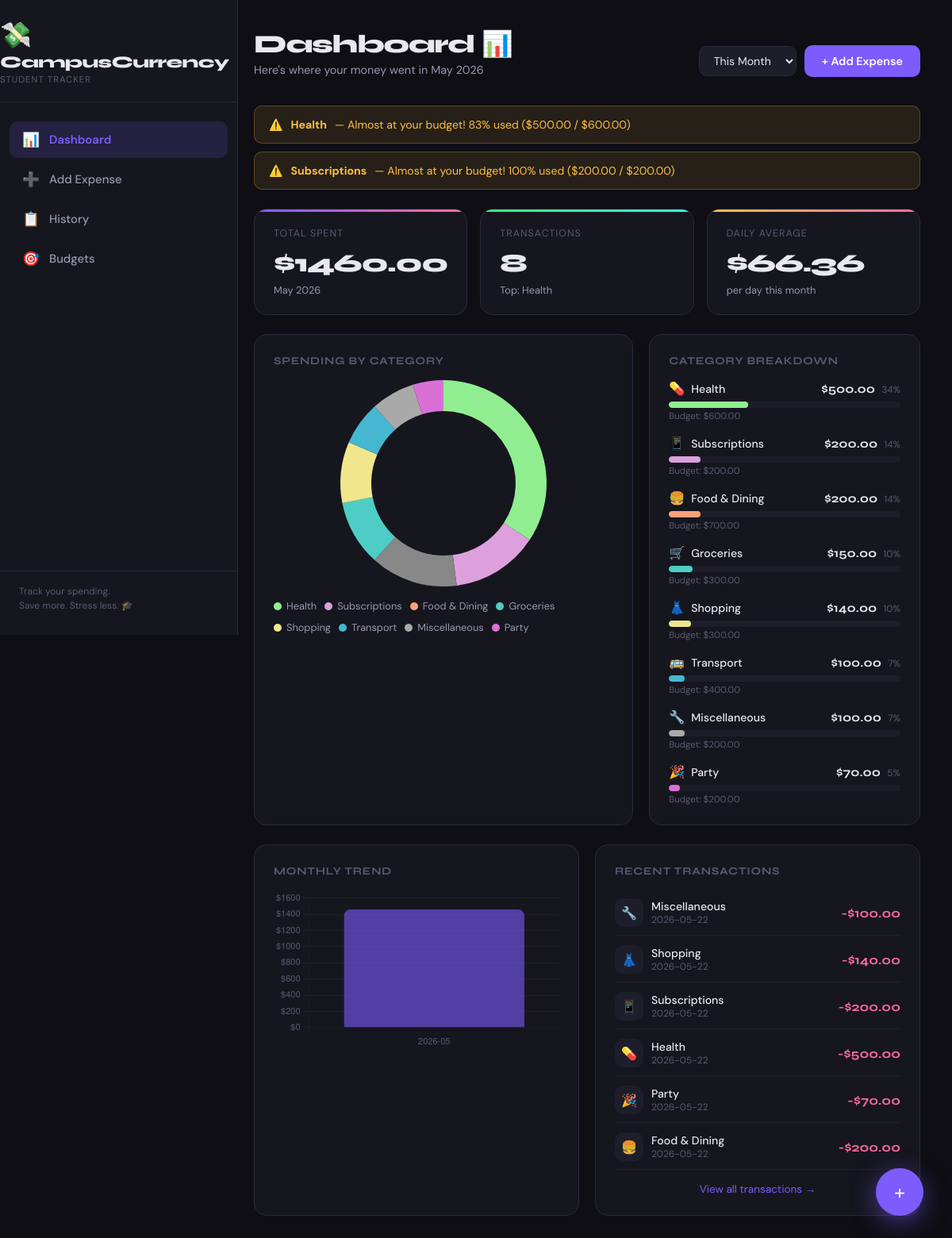
The page / on the database its author committed.
### tables this page shows
CREATE TABLE budgets (
            category      TEXT PRIMARY KEY,
            monthly_limit REAL NOT NULL
        );

CREATE TABLE expenses (
            id        INTEGER PRIMARY KEY AUTOINCREMENT,
            amount    REAL    NOT NULL,
            category  TEXT    NOT NULL,
            note      TEXT,
            date      TEXT    NOT NULL,
            created   TEXT    NOT NULL DEFAULT (datetime('now'))
        );

### app.py (the view)
@app.route("/")
def index():
    month = request.args.get("month", current_month())
    available_months = db.get_available_months()
    total = db.get_monthly_total(month)
    cat_totals = db.get_category_totals(month)
    recent = db.get_recent_expenses(8)
    trend = db.get_monthly_trend(6)
    budgets = db.get_budgets()
    alerts = []
    for ct in cat_totals:
        limit = budgets.get(ct["category"])
        if limit and ct["total"] > limit * 0.8:
            pct = int(ct["total"] / limit * 100)
            alerts.append({
                "category": ct["category"],
                "spent": ct["total"],
                "limit": limit,
                "pct": pct,
                "over": ct["total"] > limit,
            })
    return render_template(
        "index.html",
        month=month,
        month_label=month_label(month),
        available_months=available_months,
        total=total,
        cat_totals=cat_totals,
        recent=recent,
        trend=trend,
        budgets=budgets,
        alerts=alerts,
    )

### app.py (called while the page is built)
def current_month():
    return datetime.now().strftime("%Y-%m")

def month_label(ym: str) -> str:
    try:
        return datetime.strptime(ym, "%Y-%m").strftime("%B %Y")
    except Exception:
        return ym

@app.context_processor
def inject_globals():
    return {
        "categories": db.CATEGORIES,
        "category_colors": db.CATEGORY_COLORS,
        "now": datetime.now(),
    }

### database.py (called while the page is built)
def get_connection():
    conn = sqlite3.connect(DB_PATH)
    conn.row_factory = sqlite3.Row
    return conn

def get_recent_expenses(limit: int = 8):
    conn = get_connection()
    rows = conn.execute(
        "SELECT * FROM expenses ORDER BY date DESC, created DESC LIMIT ?", (limit,)
    ).fetchall()
    conn.close()
    return rows

def get_monthly_total(month: str) -> float:
    conn = get_connection()
    result = conn.execute(
        "SELECT COALESCE(SUM(amount), 0) FROM expenses WHERE strftime('%Y-%m', date) = ?",
        (month,),
    ).fetchone()[0]
    conn.close()
    return result

def get_category_totals(month: str) -> list[dict]:
    conn = get_connection()
    rows = conn.execute(
        """SELECT category, SUM(amount) as total
           FROM expenses
           WHERE strftime('%Y-%m', date) = ?
           GROUP BY category
           ORDER BY total DESC""",
        (month,),
    ).fetchall()
    conn.close()
    return [{"category": r["category"], "total": r["total"]} for r in rows]

def get_monthly_trend(months: int = 6) -> list[dict]:
    conn = get_connection()
    rows = conn.execute(
        """SELECT strftime('%Y-%m', date) as month, SUM(amount) as total
           FROM expenses
           GROUP BY month
           ORDER BY month DESC
           LIMIT ?""",
        (months,),
    ).fetchall()
    conn.close()
    return [{"month": r["month"], "total": r["total"]} for r in reversed(rows)]

def get_available_months() -> list[str]:
    conn = get_connection()
    rows = conn.execute(
        "SELECT DISTINCT strftime('%Y-%m', date) as month FROM expenses ORDER BY month DESC"
    ).fetchall()
    conn.close()
    return [r["month"] for r in rows]

def get_budgets() -> dict:
    conn = get_connection()
    rows = conn.execute("SELECT * FROM budgets").fetchall()
    conn.close()
    return {r["category"]: r["monthly_limit"] for r in rows}

### templates/index.html (shortened to what this page needs)
{% extends "base.html" %}
{% block content %}
<div class="page-header">
  <div>
    <div class="page-title">Dashboard 📊</div>
    <div class="page-subtitle">Here's where your money went in {{ month_label }}</div>
  </div>
  <div style="display:flex;gap:10px;align-items:center">
    <select class="month-select" onchange="location.href='/?month='+this.value">
      <option value="{{ now.strftime('%Y-%m') }}" {% if month == now.strftime('%Y-%m') %}selected{% endif %}>
        This Month
      </option>
    </select>
    <a href="{{ url_for('add') }}" class="btn btn-primary">+ Add Expense</a>
  </div>
</div>
{% if alerts %}
<div style="margin-bottom:24px">
  {% for a in alerts %}
  <div class="alert {{ 'alert-danger' if a.over else 'alert-warning' }}">
    {{ '🚨' if a.over else '⚠️' }}
    <strong>{{ a.category }}</strong> —
    {% if a.over %}
      You're over budget! Spent ${{ '%.2f'|format(a.spent) }} / ${{ '%.2f'|format(a.limit) }} limit
    {% else %}
      Almost at your budget! {{ a.pct }}% used (${{ '%.2f'|format(a.spent) }} / ${{ '%.2f'|format(a.limit) }})
    {% endif %}
  </div>
  {% endfor %}
</div>
{% endif %}
<div class="grid-3" style="margin-bottom:24px">
  <div class="stat-card" style="--accent-grad: linear-gradient(90deg, #7c5cfc, #ff6b9d)">
    <div class="stat-label">Total Spent</div>
    <div class="stat-value">${{ '%.2f'|format(total) }}</div>
    <div class="stat-meta">{{ month_label }}</div>
  </div>
  <div class="stat-card" style="--accent-grad: linear-gradient(90deg, #43e97b, #38f9d7)">
    <div class="stat-label">Transactions</div>
    <div class="stat-value">{{ recent|length if month == now.strftime('%Y-%m') else cat_totals|sum(attribute='total')|int }}</div>
    <div class="stat-meta">
      {% if cat_totals %}Top: {{ cat_totals[0].category }}{% else %}No expenses yet{% endif %}
    </div>
  </div>
  <div class="stat-card" style="--accent-grad: linear-gradient(90deg, #ffbe45, #ff6b9d)">
    <div class="stat-label">Daily Average</div>
    <div class="stat-value">
      {% set days = now.day if month == now.strftime('%Y-%m') else 30 %}
      ${{ '%.2f'|format(total / days if days > 0 else 0) }}
    </div>
    <div class="stat-meta">per day this month</div>
  </div>
</div>
<div class="grid-dash" style="margin-bottom:24px">
  <div class="card">
    <div class="card-title">Spending by Category</div>
    {% if cat_totals %}
    <div style="position:relative;height:260px;display:flex;align-items:center;justify-content:center">
      <canvas id="donutChart"></canvas>
    </div>
    <div style="display:flex;flex-wrap:wrap;gap:10px;margin-top:16px">
      {% for ct in cat_totals %}
      <div style="display:flex;align-items:center;gap:6px;font-size:0.8rem;color:var(--text2)">
        <span style="width:10px;height:10px;border-radius:50%;background:{{ category_colors.get(ct.category,'#888') }};display:inline-block"></span>
        {{ ct.category }}
      </div>
      {% endfor %}
    </div>
    {% else %}
    <div class="empty-state">
      <div class="empty-icon">🍩</div>
      <h3>No data yet</h3>
      <p>Add some expenses to see your breakdown</p>
    </div>
    {% endif %}
  </div>
  <div class="card">
    <div class="card-title">Category Breakdown</div>
    {% if cat_totals %}
    <div style="display:flex;flex-direction:column;gap:16px">
      {% for ct in cat_totals %}
      {% set pct = (ct.total / total * 100) if total > 0 else 0 %}
      {% set budget = budgets.get(ct.category) %}
      <div>
        <div style="display:flex;justify-content:space-between;align-items:center;margin-bottom:4px">
          <div style="display:flex;align-items:center;gap:8px">
            {% for icon, name in categories %}{% if name == ct.category %}<span>{{ icon }}</span>{% endif %}{% endfor %}
            <span style="font-size:0.88rem;font-weight:500">{{ ct.category }}</span>
          </div>
          <div style="text-align:right">
            <span style="font-family:'Syne',sans-serif;font-weight:700;font-size:0.95rem">${{ '%.2f'|format(ct.total) }}</span>
            <span style="color:var(--text3);font-size:0.75rem;margin-left:4px">{{ '%.0f'|format(pct) }}%</span>
          </div>
        </div>
        <div class="progress-wrap">
          <div class="progress-bar" style="width:{{ pct }}%;background:{{ category_colors.get(ct.category,'var(--accent)') }}"></div>
        </div>
        {% if budget %}
        <div style="font-size:0.72rem;color:var(--text3);margin-top:3px">
          Budget: ${{ '%.2f'|format(budget) }}
        </div>
        {% endif %}
      </div>
      {% endfor %}
    </div>
    {% else %}
    <div class="empty-state" style="padding:30px 0">
      <div class="empty-icon">📂</div>
      <h3>No categories yet</h3>
    </div>
    {% endif %}
  </div>
</div>
<div class="grid-2">
  <div class="card">
    <div class="card-title">Monthly Trend</div>
    {% if trend %}
    <div style="height:200px"><canvas id="trendChart"></canvas></div>
    {% else %}
    <div class="empty-state" style="padding:30px 0">
      <div class="empty-icon">📈</div>
      <h3>Add expenses across months to see trends</h3>
    </div>
    {% endif %}
  </div>
  <div class="card">
    <div class="card-title">Recent Transactions</div>
    {% if recent %}
    <div style="display:flex;flex-direction:column;gap:2px">
      {% for e in recent[:6] %}
      <div style="display:flex;align-items:center;justify-content:space-between;padding:10px 0;border-bottom:1px solid rgba(42,42,58,0.5)">
        <div style="display:flex;align-items:center;gap:10px">
          <div style="width:36px;height:36px;border-radius:10px;background:var(--surface2);display:flex;align-items:center;justify-content:center;font-size:1rem">
            {% for icon, name in categories %}{% if name == e['category'] %}{{ icon }}{% endif %}{% endfor %}
          </div>
          <div>
            <div style="font-size:0.88rem;font-weight:500">{{ e['category'] }}</div>
            <div style="font-size:0.75rem;color:var(--text3)">
              {{ e['date'] }}{% if e['note'] %} · {{ e['note'][:20] }}{% if e['note']|length > 20 %}…{% endif %}{% endif %}
            </div>
          </div>
        </div>
        <div style="font-family:'Syne',sans-serif;font-weight:700;color:var(--accent2)">-${{ '%.2f'|format(e['amount']) }}</div>
      </div>
      {% endfor %}
    </div>
    <a href="{{ url_for('history') }}" style="display:block;text-align:center;margin-top:16px;font-size:0.85rem;color:var(--accent);text-decoration:none">
      View all transactions →
    </a>
    {% else %}
    <div class="empty-state" style="padding:30px 0">
      <div class="empty-icon">🧾</div>
      <h3>No transactions yet</h3>
      <p>Hit the + button to add your first one!</p>
    </div>
    {% endif %}
  </div>
</div>
{% endblock %}
{% block scripts %}
<script>
{% if cat_totals %}
new Chart(document.getElementById('donutChart'), {
  type: 'doughnut',
  data: {
    labels: {{ cat_totals | map(attribute='category') | list | tojson }},
    datasets: [{
      data: {{ cat_totals | map(attribute='total') | list | tojson }},
      backgroundColor: {{ cat_totals | map(attribute='category') | list | tojson }}.map(
        c => ({ {% for k,v in category_colors.items() %}"{{ k }}":"{{ v }}",{% endfor %} })[c] || '#888'
      ),
      borderWidth: 0,
      hoverOffset: 8,
    }]
  },
  options: {
    responsive: true,
    maintainAspectRatio: false,
    cutout: '70%',
    plugins: {
      legend: { display: false },
      tooltip: { callbacks: { label: ctx => ` ${ctx.label}: $${ctx.parsed.toFixed(2)}` } }
    }
  }
});
{% endif %}
{% if trend %}
new Chart(document.getElementById('trendChart'), {
  type: 'bar',
  data: {
    labels: {{ trend | map(attribute='month') | list | tojson }},
    datasets: [{
      label: 'Spent',
      data: {{ trend | map(attribute='total') | list | tojson }},
      backgroundColor: 'rgba(124,92,252,0.6)',
      borderWidth: 0,
      borderRadius: 8,
    }]
  },
  options: {
    responsive: true,
    maintainAspectRatio: false,
    plugins: { legend: { display: false } },
    scales: {
      x: { grid: { color: 'rgba(255,255,255,0.04)' }, ticks: { color: '#5a5a70', font: { size: 11 } } },
      y: {
        grid: { color: 'rgba(255,255,255,0.04)' },
        ticks: { color: '#5a5a70', font: { size: 11 }, callback: v => '$' + v },
        beginAtZero: true,
      }
    }
  }
});
{% endif %}
</script>
{% endblock %}

### templates/base.html (shortened to what this page needs)
<!DOCTYPE html>
<html lang="en">
<head>
</head>
<body>
<aside class="sidebar">
  <div class="logo">
    <div class="logo-icon">💸</div>
    <div class="logo-text">CampusCurrency</div>
    <div class="logo-sub">Student Tracker</div>
  </div>
  <nav class="nav">
    <a href="{{ url_for('index') }}"   class="{{ 'active' if request.endpoint == 'index' }}">
      <span class="nav-icon">📊</span> Dashboard
    </a>
    <a href="{{ url_for('add') }}"     class="{{ 'active' if request.endpoint == 'add' }}">
      <span class="nav-icon">➕</span> Add Expense
    </a>
    <a href="{{ url_for('history') }}" class="{{ 'active' if request.endpoint == 'history' }}">
      <span class="nav-icon">📋</span> History
    </a>
    <a href="{{ url_for('budgets') }}" class="{{ 'active' if request.endpoint == 'budgets' }}">
      <span class="nav-icon">🎯</span> Budgets
    </a>
  </nav>
  <div class="sidebar-bottom">
    <p>Track your spending.<br>Save more. Stress less. 🎓</p>
  </div>
</aside>
<main class="main">
  {% block content %}{% endblock %}
</main>
{% if request.endpoint != 'add' %}
<a href="{{ url_for('add') }}" class="fab" title="Add expense">+</a>
{% endif %}
{% block scripts %}{% endblock %}
</body>
</html>

### rows shown on the page
budgets: over "⚠️", category "Health", pct "83", spent "500.00", limit "600.00", monthly_limit "600.00"
budgets: over "⚠️", category "Subscriptions", pct "100", spent "200.00", limit "200.00", monthly_limit "200.00"
expenses: categories "💊", category "Health", total "500.00", pct "34", {{ pct }} 34.24657534246575 (drawn), categories "💊", date "2026-05-22", amount "500.00"
expenses: categories "🍔", category "Food & Dining", total "200.00", pct "14", {{ pct }} 13.698630136986301 (drawn), categories "🍔", date "2026-05-22", amount "200.00"
budgets: monthly_limit "700.00"
expenses: categories "🛒", category "Groceries", total "150.00", pct "10", {{ pct }} 10.273972602739725 (drawn)
budgets: monthly_limit "300.00"
expenses: categories "👗", category "Shopping", total "140.00", pct "10", {{ pct }} 9.58904109589041 (drawn), categories "👗", date "2026-05-22", amount "140.00"
budgets: monthly_limit "300.00"
expenses: categories "🚌", category "Transport", total "100.00", pct "7", {{ pct }} 6.8493150684931505 (drawn)
budgets: monthly_limit "400.00"
expenses: categories "🔧", category "Miscellaneous", total "100.00", pct "7", {{ pct }} 6.8493150684931505 (drawn), categories "🔧", date "2026-05-22", amount "100.00"
budgets: monthly_limit "200.00"
expenses: categories "🎉", category "Party", total "70.00", pct "5", {{ pct }} 4.794520547945205 (drawn), categories "🎉", date "2026-05-22", amount "70.00"
budgets: monthly_limit "200.00"
expenses: categories "📱", category "Subscriptions", date "2026-05-22", amount "200.00"

### other values the page prints
{{ month_label }} "May 2026"
{{ '%.2f'|format(total) }} "1460.00"
{{ cat_totals[0].category }} "Health"
{{ '%.2f'|format(total / days if days > 0 else 0) }} "66.36"
{{ ct.category }} "Health" "Subscriptions" "Food & Dining" "Groceries" "Shopping" "Transport" "Miscellaneous" "Party"
{{ icon }} "📱"
{{ ct.category }} "Subscriptions"
{{ '%.2f'|format(ct.total) }} "200.00"
{{ '%.0f'|format(pct) }} "14"
chart data {{ cat_totals | map(attribute='total') | list | tojson }} [500.0, 200.0, 200.0, 150.0, 140.0, 100.0, 100.0, 70.0]
